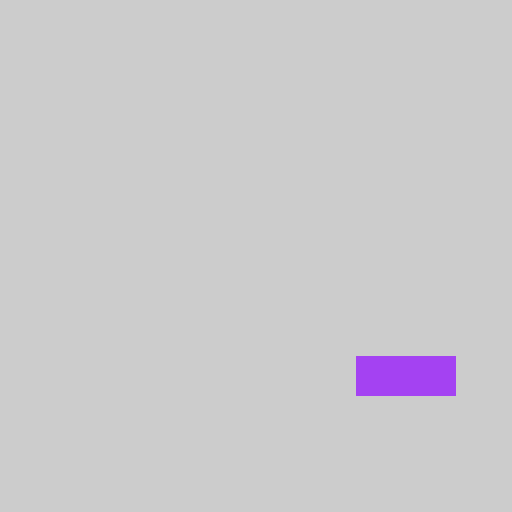
Frame 1 (no input)
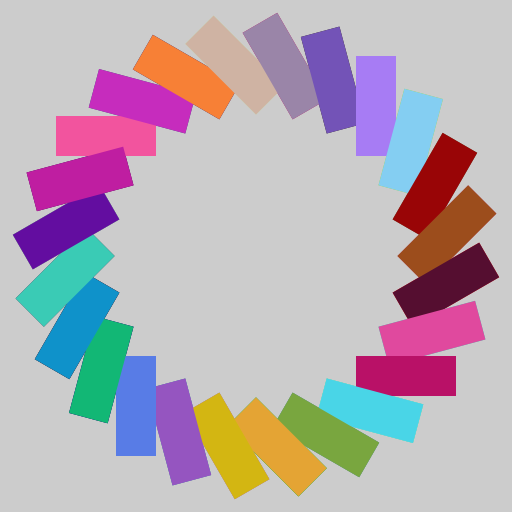
Frame 60 (the mouse pressed at the canvas centre just before this capture)
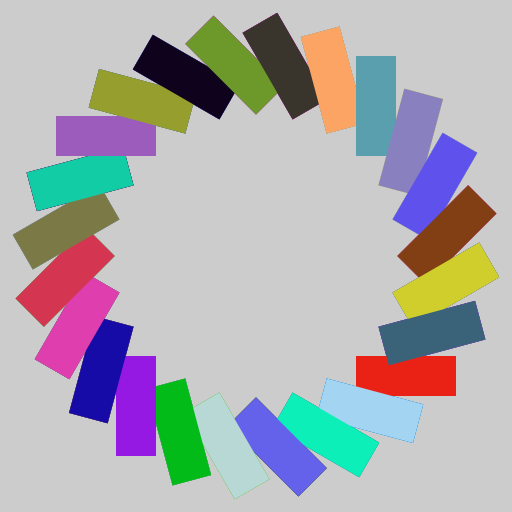
Frame 120 (the mouse held since frame 60 and released just before this capture)

The Processing sketch that drew these frames (run headless with seeded random() and noise(); from frame 60 on, the mouse is pressed at the canvas centre):

// Processing sketch: review2
// ── review2.pde
void setup() {
    size(512, 512);
    // noLoop();
}
int i = 0;
int teta = 15; /* Tinggal ubah nilai teta supaya lebih variatif */
void draw() {
noStroke();
// for (int i = 0; i <= 360; i+= teta) {
pushMatrix();
translate(256, 256);
rotate(radians(i));
fill(color(random(255), random(255), random(255)));
rect(100, 100, 100, 40);
popMatrix();
// }    
// Komen line dibawah kalau noLoop dan for di uncomment
i += teta; 
}
